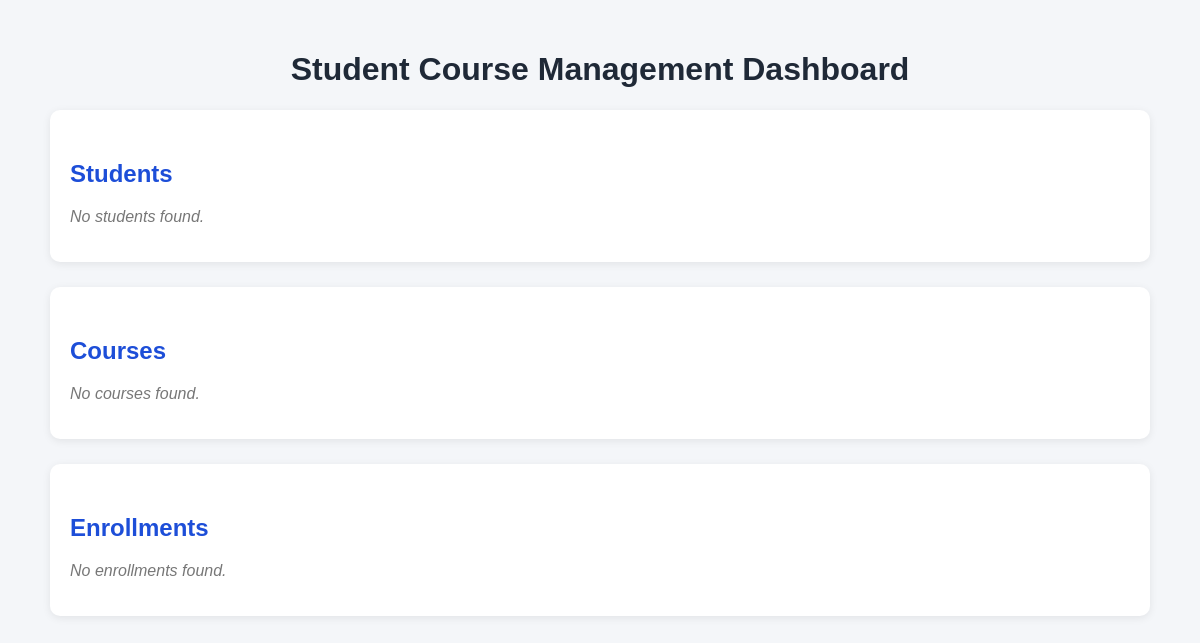
Before: / with the older database file.
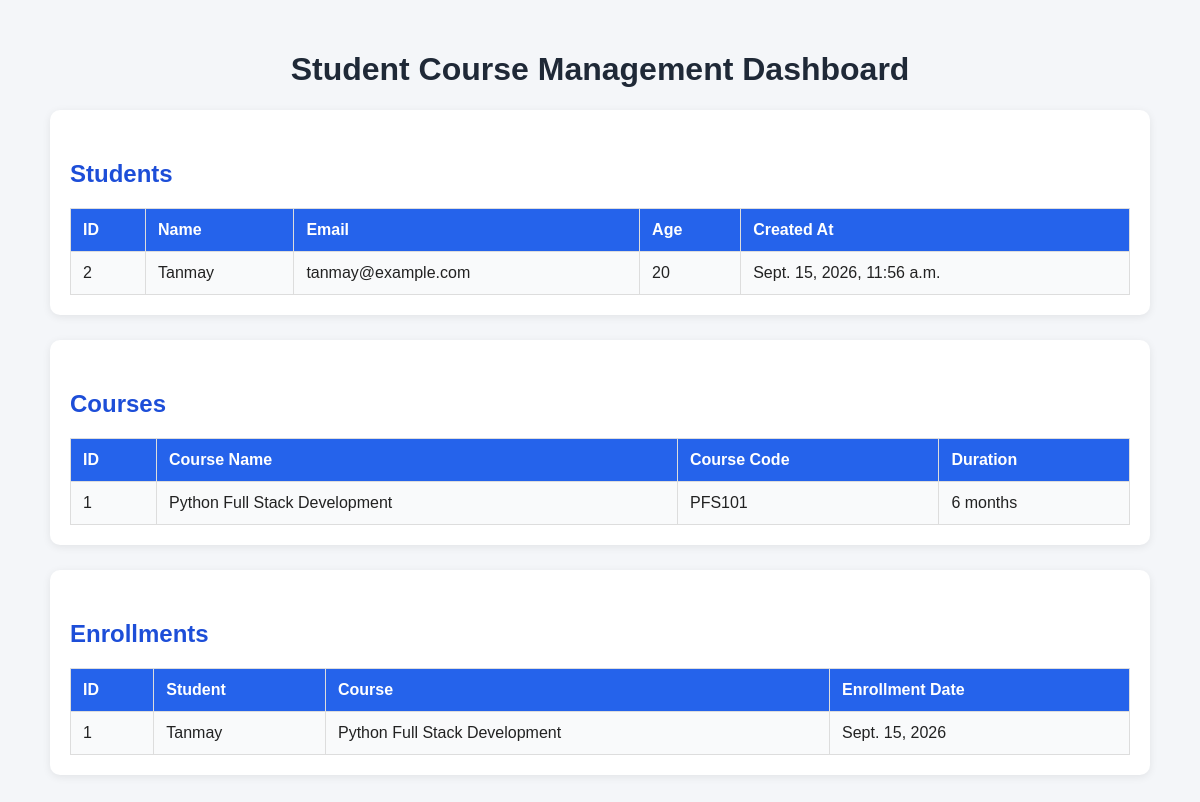
After: the same page with the newer database file.
### students/models.py (models this page shows, shortened)
class Student(models.Model):
    student_name = models.CharField(max_length=100)
    email = models.EmailField(unique=True)
    age = models.PositiveIntegerField()
    created_at = models.DateTimeField(auto_now_add=True)

class Course(models.Model):
    course_name = models.CharField(max_length=100)
    course_code = models.CharField(max_length=20, unique=True)
    duration_months = models.PositiveIntegerField()

class Enrollment(models.Model):
    student = models.ForeignKey(
        Student,
        on_delete=models.CASCADE,
        related_name="enrollments"
    )
    course = models.ForeignKey(
        Course,
        on_delete=models.CASCADE,
        related_name="enrollments"
    )
    enrollment_date = models.DateField(auto_now_add=True)

### students/views.py (the view)
# urls.py: path("", views.dashboard, name="dashboard"),
def dashboard(request):
    students = Student.objects.all()
    courses = Course.objects.all()
    enrollments = Enrollment.objects.select_related(
        "student",
        "course"
    )
    context = {
        "students": students,
        "courses": courses,
        "enrollments": enrollments,
    }
    return render(request, "students/dashboard.html", context)

### students/templates/students/dashboard.html (shortened to what this page needs)
<!DOCTYPE html>
<html lang="en">
<head>
</head>
<body>
    <div class="container">
        <h1>Student Course Management Dashboard</h1>
        <div class="card">
            <h2>Students</h2>
            {% if students %}
                <table>
                    <tr>
                        <th>ID</th>
                        <th>Name</th>
                        <th>Email</th>
                        <th>Age</th>
                        <th>Created At</th>
                    </tr>
                    {% for student in students %}
                    <tr>
                        <td>{{ student.id }}</td>
                        <td>{{ student.student_name }}</td>
                        <td>{{ student.email }}</td>
                        <td>{{ student.age }}</td>
                        <td>{{ student.created_at }}</td>
                    </tr>
                    {% endfor %}
                </table>
            {% else %}
                <p class="empty">No students found.</p>
            {% endif %}
        </div>
        <div class="card">
            <h2>Courses</h2>
            {% if courses %}
                <table>
                    <tr>
                        <th>ID</th>
                        <th>Course Name</th>
                        <th>Course Code</th>
                        <th>Duration</th>
                    </tr>
                    {% for course in courses %}
                    <tr>
                        <td>{{ course.id }}</td>
                        <td>{{ course.course_name }}</td>
                        <td>{{ course.course_code }}</td>
                        <td>{{ course.duration_months }} months</td>
                    </tr>
                    {% endfor %}
                </table>
            {% else %}
                <p class="empty">No courses found.</p>
            {% endif %}
        </div>
        <div class="card">
            <h2>Enrollments</h2>
            {% if enrollments %}
                <table>
                    <tr>
                        <th>ID</th>
                        <th>Student</th>
                        <th>Course</th>
                        <th>Enrollment Date</th>
                    </tr>
                    {% for enrollment in enrollments %}
                    <tr>
                        <td>{{ enrollment.id }}</td>
                        <td>{{ enrollment.student.student_name }}</td>
                        <td>{{ enrollment.course.course_name }}</td>
                        <td>{{ enrollment.enrollment_date }}</td>
                    </tr>
                    {% endfor %}
                </table>
            {% else %}
                <p class="empty">No enrollments found.</p>
            {% endif %}
        </div>
    </div>
</body>
</html>

### students/templates/students/dashboard.html (style rules this page uses)
body { font-family: Arial, sans-serif; background-color: #f4f6f9; margin: 0; padding: 30px; color: #222; }
h1 { text-align: center; color: #1f2937; }
h2 { color: #1d4ed8; margin-top: 30px; }
.container { max-width: 1100px; margin: auto; }
.card { background: white; padding: 20px; margin-bottom: 25px; border-radius: 10px; box-shadow: 0 2px 8px rgba(0, 0, 0, 0.08); overflow-x: auto; }
table { width: 100%; border-collapse: collapse; margin-top: 15px; }
th, td { padding: 12px; border: 1px solid #ddd; text-align: left; }
th { background-color: #2563eb; color: white; }
tr:nth-child(even) { background-color: #f9fafb; }

Changed rows visible on the page:
added Student: id "2", student_name "Tanmay", email "tanmay@example.com", age "20", created_at "Sept. 15, 2026, 11:56 a.m."
added Course: id "1", course_name "Python Full Stack Development", course_code "PFS101", duration_months "6"
added Enrollment: id "1", student.student_name "Tanmay", course.course_name "Python Full Stack Development", enrollment_date "Sept. 15, 2026"
Other visible differences:
text no longer shown: "No students found. No courses found. No enrollments found."
text now shown: "ID Name Email Age Created At ID Course Name Course Code Duration ID Student Course Enrollment Date"
